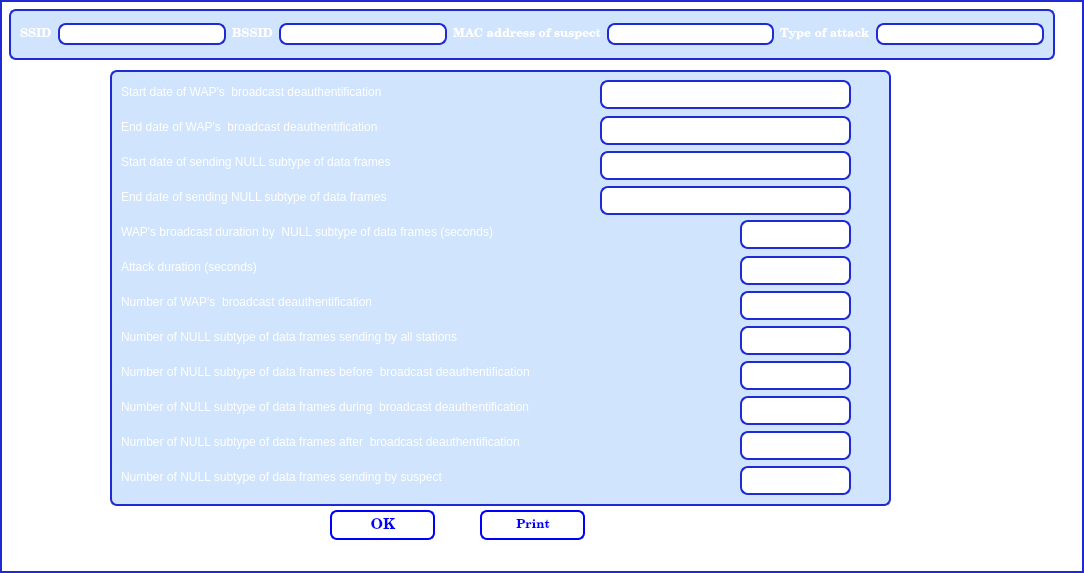
<?xml version="1.0" encoding="UTF-8"?>
<ui version="4.0">
 <class>Dialog2</class>
 <widget class="QDialog" name="Dialog2">
  <property name="geometry">
   <rect>
    <x>0</x>
    <y>0</y>
    <width>1084</width>
    <height>573</height>
   </rect>
  </property>
  <property name="windowTitle">
   <string>Analysis result of DoS attack</string>
  </property>
  <property name="styleSheet">
   <string notr="true">#Dialog2{
border:2px solid #1e2bd4;
border-radius: 1 px;
background: white;
}
#top_frame{
border: 2px solid #1e2bd4;
border-radius:7px;
background:#d0e4fe;
}
#bottom_frame{
border: 2px solid #1e2bd4;
border-radius:7px;
background:#d0e4fe;
}
QLineEdit {
padding: 1px;
border-style: solid;
border: 2px solid #1e2bd4;
border-radius: 8px;
}
QPushButton {
color: #1e2bd4;
background-color: QLinearGradient( x1: 0, y1: 0, x2: 0, y2: 1, stop: 0 #1e2bd4, stop: 0.1 #1e2bd4, stop: 0.70#1e2bd4, stop: 0.5 #1e2bd4, stop: 1 #1e2bd4);
border-width: 1px;
border-color: #1e2bd4;
border-style: solid;
border-radius: 7;
padding: 6px;

padding-left: 6px;
padding-right: 5px;
min-width: 90px;
max-width: 90px;
min-height: 14px;
max-height: 14px;
}</string>
  </property>
  <property name="modal">
   <bool>true</bool>
  </property>
  <widget class="QFrame" name="top_frame">
   <property name="geometry">
    <rect>
     <x>9</x>
     <y>9</y>
     <width>1046</width>
     <height>51</height>
    </rect>
   </property>
   <property name="styleSheet">
    <string notr="true">#top_frame{
background-image:url(&quot;/root/application/images/fond.bmp&quot;);
}</string>
   </property>
   <property name="frameShape">
    <enum>QFrame::StyledPanel</enum>
   </property>
   <property name="frameShadow">
    <enum>QFrame::Raised</enum>
   </property>
   <layout class="QGridLayout" name="gridLayout">
    <item row="0" column="0">
     <widget class="QLabel" name="label">
      <property name="font">
       <font>
        <family>Century Schoolbook L</family>
        <weight>75</weight>
        <bold>true</bold>
       </font>
      </property>
      <property name="styleSheet">
       <string notr="true">color:white</string>
      </property>
      <property name="text">
       <string>SSID</string>
      </property>
     </widget>
    </item>
    <item row="0" column="1">
     <widget class="QLineEdit" name="lineEdit">
      <property name="readOnly">
       <bool>true</bool>
      </property>
     </widget>
    </item>
    <item row="0" column="2">
     <widget class="QLabel" name="label_2">
      <property name="font">
       <font>
        <family>Century Schoolbook L</family>
        <weight>75</weight>
        <bold>true</bold>
       </font>
      </property>
      <property name="styleSheet">
       <string notr="true">color:white</string>
      </property>
      <property name="text">
       <string>BSSID</string>
      </property>
     </widget>
    </item>
    <item row="0" column="3">
     <widget class="QLineEdit" name="lineEdit_2">
      <property name="readOnly">
       <bool>true</bool>
      </property>
     </widget>
    </item>
    <item row="0" column="4">
     <widget class="QLabel" name="label_3">
      <property name="font">
       <font>
        <family>Century Schoolbook L</family>
        <weight>75</weight>
        <bold>true</bold>
       </font>
      </property>
      <property name="styleSheet">
       <string notr="true">color:white</string>
      </property>
      <property name="text">
       <string>MAC address of suspect</string>
      </property>
     </widget>
    </item>
    <item row="0" column="5">
     <widget class="QLineEdit" name="lineEdit_3">
      <property name="readOnly">
       <bool>true</bool>
      </property>
     </widget>
    </item>
    <item row="0" column="6">
     <widget class="QLabel" name="label_4">
      <property name="font">
       <font>
        <family>Century Schoolbook L</family>
        <weight>75</weight>
        <bold>true</bold>
       </font>
      </property>
      <property name="styleSheet">
       <string notr="true">color:white</string>
      </property>
      <property name="text">
       <string>Type of attack</string>
      </property>
     </widget>
    </item>
    <item row="0" column="7">
     <widget class="QLineEdit" name="lineEdit_12">
      <property name="readOnly">
       <bool>true</bool>
      </property>
     </widget>
    </item>
   </layout>
  </widget>
  <widget class="QFrame" name="bottom_frame">
   <property name="geometry">
    <rect>
     <x>110</x>
     <y>70</y>
     <width>781</width>
     <height>436</height>
    </rect>
   </property>
   <property name="styleSheet">
    <string notr="true">#bottom_frame{background-image:url(&quot;/root/application/images/fond.bmp&quot;);
}</string>
   </property>
   <property name="frameShape">
    <enum>QFrame::StyledPanel</enum>
   </property>
   <property name="frameShadow">
    <enum>QFrame::Raised</enum>
   </property>
   <widget class="QLabel" name="label_6">
    <property name="geometry">
     <rect>
      <x>11</x>
      <y>11</y>
      <width>371</width>
      <height>21</height>
     </rect>
    </property>
    <property name="styleSheet">
     <string notr="true">color:#ffffff;</string>
    </property>
    <property name="text">
     <string>Start date of WAP's  broadcast deauthentification</string>
    </property>
   </widget>
   <widget class="QLineEdit" name="lineEdit_4">
    <property name="geometry">
     <rect>
      <x>490</x>
      <y>10</y>
      <width>251</width>
      <height>29</height>
     </rect>
    </property>
    <property name="readOnly">
     <bool>true</bool>
    </property>
   </widget>
   <widget class="QLabel" name="label_8">
    <property name="geometry">
     <rect>
      <x>11</x>
      <y>46</y>
      <width>324</width>
      <height>21</height>
     </rect>
    </property>
    <property name="styleSheet">
     <string notr="true">color:#ffffff;</string>
    </property>
    <property name="text">
     <string>End date of WAP's  broadcast deauthentification</string>
    </property>
   </widget>
   <widget class="QLineEdit" name="lineEdit_5">
    <property name="geometry">
     <rect>
      <x>490</x>
      <y>46</y>
      <width>251</width>
      <height>29</height>
     </rect>
    </property>
    <property name="readOnly">
     <bool>true</bool>
    </property>
   </widget>
   <widget class="QLabel" name="label_10">
    <property name="geometry">
     <rect>
      <x>11</x>
      <y>81</y>
      <width>392</width>
      <height>21</height>
     </rect>
    </property>
    <property name="styleSheet">
     <string notr="true">color:#ffffff;</string>
    </property>
    <property name="text">
     <string>Start date of sending NULL subtype of data frames</string>
    </property>
   </widget>
   <widget class="QLineEdit" name="lineEdit_6">
    <property name="geometry">
     <rect>
      <x>490</x>
      <y>81</y>
      <width>251</width>
      <height>29</height>
     </rect>
    </property>
    <property name="readOnly">
     <bool>true</bool>
    </property>
   </widget>
   <widget class="QLabel" name="label_7">
    <property name="geometry">
     <rect>
      <x>11</x>
      <y>116</y>
      <width>374</width>
      <height>21</height>
     </rect>
    </property>
    <property name="styleSheet">
     <string notr="true">color:#ffffff;</string>
    </property>
    <property name="text">
     <string>End date of sending NULL subtype of data frames </string>
    </property>
   </widget>
   <widget class="QLineEdit" name="lineEdit_8">
    <property name="geometry">
     <rect>
      <x>490</x>
      <y>116</y>
      <width>251</width>
      <height>29</height>
     </rect>
    </property>
    <property name="readOnly">
     <bool>true</bool>
    </property>
   </widget>
   <widget class="QLabel" name="label_11">
    <property name="geometry">
     <rect>
      <x>11</x>
      <y>151</y>
      <width>461</width>
      <height>21</height>
     </rect>
    </property>
    <property name="styleSheet">
     <string notr="true">color:#ffffff;</string>
    </property>
    <property name="text">
     <string>WAP's broadcast duration by  NULL subtype of data frames (seconds)</string>
    </property>
   </widget>
   <widget class="QLineEdit" name="lineEdit_7">
    <property name="geometry">
     <rect>
      <x>630</x>
      <y>150</y>
      <width>111</width>
      <height>29</height>
     </rect>
    </property>
    <property name="readOnly">
     <bool>true</bool>
    </property>
   </widget>
   <widget class="QLabel" name="label_13">
    <property name="geometry">
     <rect>
      <x>11</x>
      <y>186</y>
      <width>198</width>
      <height>21</height>
     </rect>
    </property>
    <property name="styleSheet">
     <string notr="true">color:#ffffff;</string>
    </property>
    <property name="text">
     <string>Attack duration (seconds)</string>
    </property>
   </widget>
   <widget class="QLineEdit" name="lineEdit_13">
    <property name="geometry">
     <rect>
      <x>630</x>
      <y>186</y>
      <width>111</width>
      <height>29</height>
     </rect>
    </property>
    <property name="readOnly">
     <bool>true</bool>
    </property>
   </widget>
   <widget class="QLabel" name="label_5">
    <property name="geometry">
     <rect>
      <x>11</x>
      <y>221</y>
      <width>410</width>
      <height>21</height>
     </rect>
    </property>
    <property name="styleSheet">
     <string notr="true">color:#ffffff;</string>
    </property>
    <property name="text">
     <string>Number of WAP's  broadcast deauthentification</string>
    </property>
   </widget>
   <widget class="QLineEdit" name="lineEdit_14">
    <property name="geometry">
     <rect>
      <x>630</x>
      <y>221</y>
      <width>111</width>
      <height>29</height>
     </rect>
    </property>
    <property name="readOnly">
     <bool>true</bool>
    </property>
   </widget>
   <widget class="QLabel" name="label_9">
    <property name="geometry">
     <rect>
      <x>11</x>
      <y>256</y>
      <width>518</width>
      <height>21</height>
     </rect>
    </property>
    <property name="styleSheet">
     <string notr="true">color:#ffffff;</string>
    </property>
    <property name="text">
     <string>Number of NULL subtype of data frames sending by all stations</string>
    </property>
   </widget>
   <widget class="QLineEdit" name="lineEdit_9">
    <property name="geometry">
     <rect>
      <x>630</x>
      <y>256</y>
      <width>111</width>
      <height>29</height>
     </rect>
    </property>
    <property name="readOnly">
     <bool>true</bool>
    </property>
   </widget>
   <widget class="QLabel" name="label_16">
    <property name="geometry">
     <rect>
      <x>11</x>
      <y>291</y>
      <width>511</width>
      <height>21</height>
     </rect>
    </property>
    <property name="styleSheet">
     <string notr="true">color:#ffffff;</string>
    </property>
    <property name="text">
     <string>Number of NULL subtype of data frames before  broadcast deauthentification</string>
    </property>
   </widget>
   <widget class="QLineEdit" name="lineEdit_10">
    <property name="geometry">
     <rect>
      <x>630</x>
      <y>291</y>
      <width>111</width>
      <height>29</height>
     </rect>
    </property>
    <property name="readOnly">
     <bool>true</bool>
    </property>
   </widget>
   <widget class="QLabel" name="label_15">
    <property name="geometry">
     <rect>
      <x>11</x>
      <y>326</y>
      <width>501</width>
      <height>21</height>
     </rect>
    </property>
    <property name="styleSheet">
     <string notr="true">color:#ffffff;</string>
    </property>
    <property name="text">
     <string>Number of NULL subtype of data frames during  broadcast deauthentification</string>
    </property>
   </widget>
   <widget class="QLineEdit" name="lineEdit_15">
    <property name="geometry">
     <rect>
      <x>630</x>
      <y>326</y>
      <width>111</width>
      <height>29</height>
     </rect>
    </property>
    <property name="readOnly">
     <bool>true</bool>
    </property>
   </widget>
   <widget class="QLabel" name="label_12">
    <property name="geometry">
     <rect>
      <x>11</x>
      <y>361</y>
      <width>494</width>
      <height>21</height>
     </rect>
    </property>
    <property name="styleSheet">
     <string notr="true">color:#ffffff;</string>
    </property>
    <property name="text">
     <string>Number of NULL subtype of data frames after  broadcast deauthentification</string>
    </property>
   </widget>
   <widget class="QLineEdit" name="lineEdit_16">
    <property name="geometry">
     <rect>
      <x>630</x>
      <y>361</y>
      <width>111</width>
      <height>29</height>
     </rect>
    </property>
    <property name="readOnly">
     <bool>true</bool>
    </property>
   </widget>
   <widget class="QLabel" name="label_14">
    <property name="geometry">
     <rect>
      <x>11</x>
      <y>396</y>
      <width>463</width>
      <height>21</height>
     </rect>
    </property>
    <property name="styleSheet">
     <string notr="true">color:#ffffff;</string>
    </property>
    <property name="text">
     <string>Number of NULL subtype of data frames sending by suspect</string>
    </property>
   </widget>
   <widget class="QLineEdit" name="lineEdit_11">
    <property name="geometry">
     <rect>
      <x>630</x>
      <y>396</y>
      <width>111</width>
      <height>29</height>
     </rect>
    </property>
    <property name="readOnly">
     <bool>true</bool>
    </property>
   </widget>
  </widget>
  <widget class="QPushButton" name="pushButton">
   <property name="geometry">
    <rect>
     <x>330</x>
     <y>510</y>
     <width>105</width>
     <height>30</height>
    </rect>
   </property>
   <property name="font">
    <font>
     <family>Century Schoolbook L</family>
     <pointsize>11</pointsize>
     <weight>75</weight>
     <bold>true</bold>
    </font>
   </property>
   <property name="styleSheet">
    <string notr="true">color:blue; background-color:white;border:2px solid blue;</string>
   </property>
   <property name="text">
    <string>OK</string>
   </property>
  </widget>
  <widget class="QPushButton" name="pushButton_2">
   <property name="geometry">
    <rect>
     <x>480</x>
     <y>510</y>
     <width>105</width>
     <height>30</height>
    </rect>
   </property>
   <property name="maximumSize">
    <size>
     <width>105</width>
     <height>30</height>
    </size>
   </property>
   <property name="font">
    <font>
     <family>Century Schoolbook L</family>
     <weight>75</weight>
     <bold>true</bold>
    </font>
   </property>
   <property name="styleSheet">
    <string notr="true">color:blue; background-color:white;border:2px solid blue;</string>
   </property>
   <property name="text">
    <string>Print</string>
   </property>
  </widget>
 </widget>
 <resources/>
 <connections>
  <connection>
   <sender>pushButton</sender>
   <signal>clicked()</signal>
   <receiver>Dialog2</receiver>
   <slot>close()</slot>
   <hints>
    <hint type="sourcelabel">
     <x>509</x>
     <y>572</y>
    </hint>
    <hint type="destinationlabel">
     <x>541</x>
     <y>306</y>
    </hint>
   </hints>
  </connection>
 </connections>
</ui>
